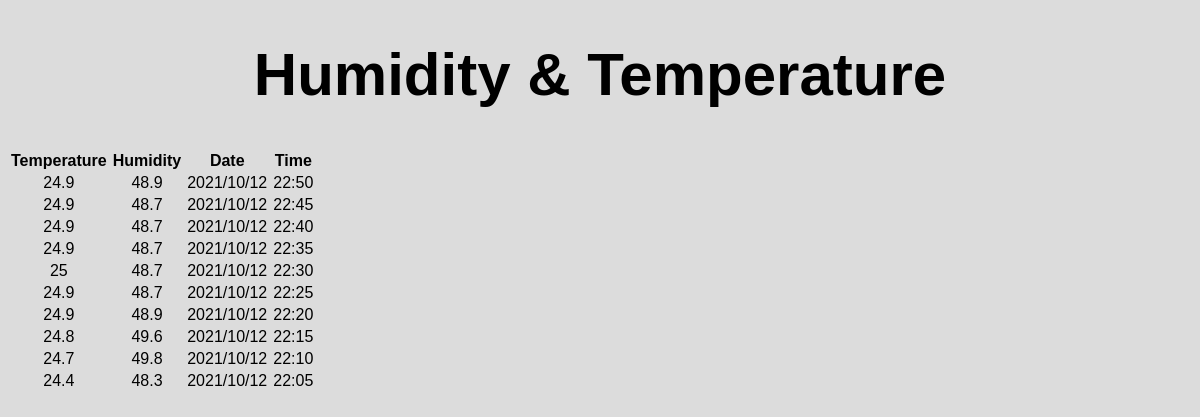
The page / on the database its author committed.
### tables this page shows
CREATE TABLE dhsensor(id INTEGER PRIMARY KEY AUTOINCREMENT, Temperature NUMERIC, Humidity NUMERIC, Date DATE, Time TIME);

### app.py (the view)
@app.route('/')
def index():
    temp = load_temp()
    hum = load_hum()
    date = load_date()
    time = load_time()
    return render_template("index.html", temp = temp, hum = hum, date = date, time = time)

### app.py (called while the page is built)
def get_db_connection():
    conn = sqlite3.connect('temperature.db')
    conn.row_factory = sqlite3.Row
    return conn

def load_temp():
    conn = get_db_connection()
    result = conn.execute("SELECT Temperature FROM dhsensor ORDER BY id DESC limit 10;").fetchall()
    conn.close()
    return list(result)

def load_hum():
    conn = get_db_connection()
    result = conn.execute("SELECT Humidity FROM dhsensor ORDER BY id DESC limit 10;").fetchall()
    conn.close()
    return list(result)

def load_date():
    conn = get_db_connection()
    result = conn.execute("SELECT Date FROM dhsensor ORDER BY id DESC limit 10;").fetchall()
    conn.close()
    return list(result)

def load_time():
    conn = get_db_connection()
    result = conn.execute("SELECT Time FROM dhsensor ORDER BY id DESC limit 10;").fetchall()
    conn.close()
    return list(result)

### templates/index.html (shortened to what this page needs)
<!DOCTYPE html>
<html>
<head>
<link rel="stylesheet" href="{{ url_for('static', filename= 'styles.css') }}"/>
</head>
<body href="{{ url_for('index') }}">
<h1>
    Humidity & Temperature
</h1>
<table style="float: left">
    <thead>
      <tr>
        <th>Temperature</th>
    </tr>
      </thead>
      <tbody>
        {% for row in temp %}
            <tr>
                <td>{{row[0]}}</td>
            </tr>
        {% endfor %}
      </tbody>
  </table>
  <table style="float: left">
    <thead>
      <tr>
        <th>Humidity</th>
    </tr>
      </thead>
      <tbody>
        {% for row in hum %}
            <tr>
                <td>{{row[0]}}</td>
            </tr>
        {% endfor %}
      </tbody>
  </table>
  <table style="float: left">
    <thead>
      <tr>
        <th>Date</th>
    </tr>
      </thead>
      <tbody>
        {% for row in date %}
            <tr>
                <td>{{row[0]}}</td>
            </tr>
        {% endfor %}
      </tbody>
  </table>
  <table style="float: left">
    <thead>
      <tr>
        <th>Time</th>
    </tr>
      </thead>
      <tbody>
        {% for row in time %}
            <tr>
                <td>{{row[0]}}</td>
            </tr>
        {% endfor %}
      </tbody>
  </table>
</body>
</html>

### static/styles.css (style rules this page uses)
h1 { font-family: Arial; font-size: 60px; text-align: center; position: sticky; }
body { background-color:#DCDCDC ; font-family: Arial; font-size: 60 px; text-align: center; }

### rows shown on the page
dhsensor: Temperature "24.9", Humidity "48.9", Date "2021/10/12", Time "22:50"
dhsensor: Temperature "24.9", Humidity "48.7", Date "2021/10/12", Time "22:45"
dhsensor: Temperature "24.9", Humidity "48.7", Date "2021/10/12", Time "22:40"
dhsensor: Temperature "24.9", Humidity "48.7", Date "2021/10/12", Time "22:35"
dhsensor: Temperature "25", Humidity "48.7", Date "2021/10/12", Time "22:30"
dhsensor: Temperature "24.9", Humidity "48.7", Date "2021/10/12", Time "22:25"
dhsensor: Temperature "24.9", Humidity "48.9", Date "2021/10/12", Time "22:20"
dhsensor: Temperature "24.8", Humidity "49.6", Date "2021/10/12", Time "22:15"
dhsensor: Temperature "24.7", Humidity "49.8", Date "2021/10/12", Time "22:10"
dhsensor: Temperature "24.4", Humidity "48.3", Date "2021/10/12", Time "22:05"
